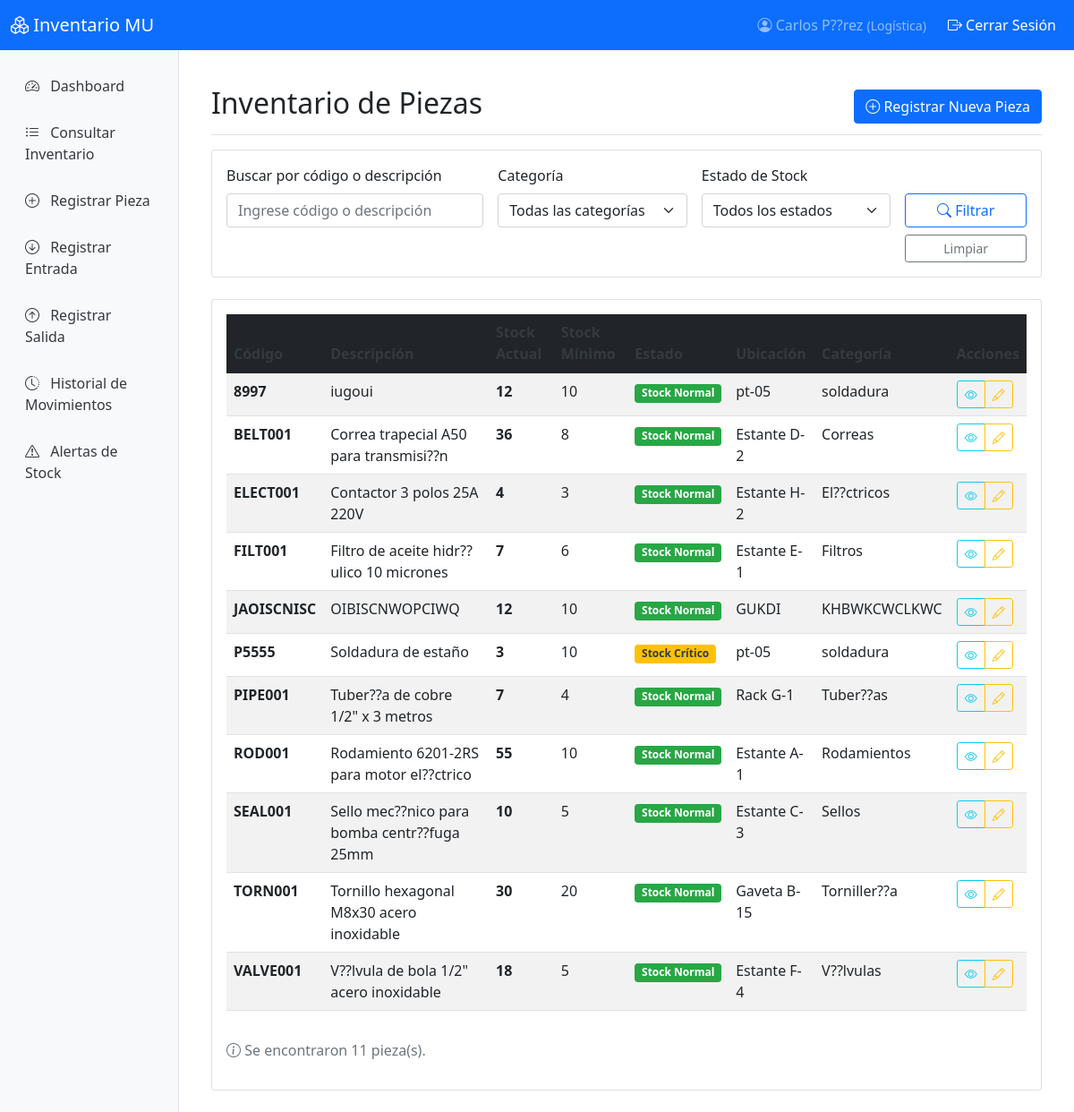
The page /inventario/ (signed in) on the database as committed earlier.
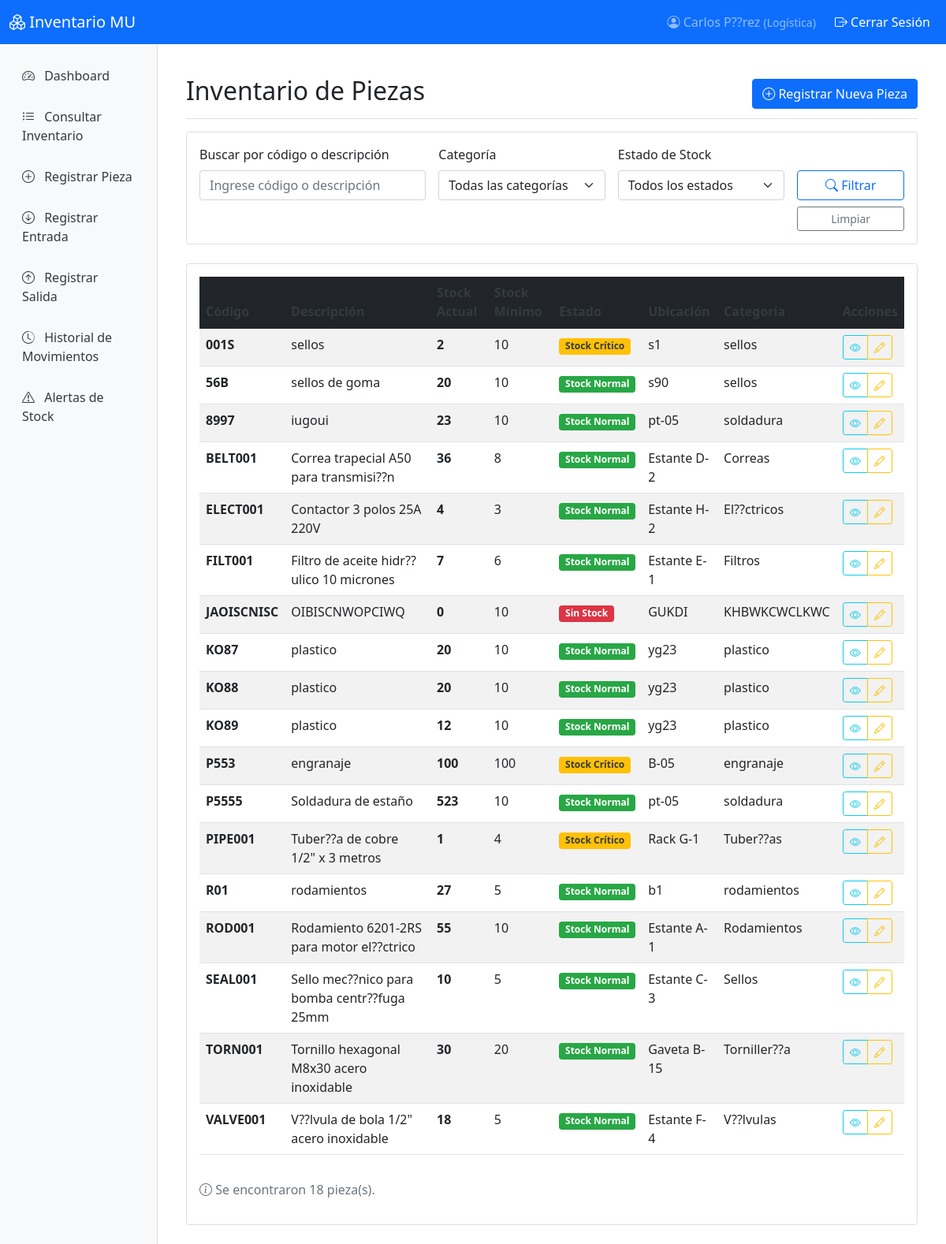
The same page on the database as committed later.
### usuarios/models.py (models this page shows, shortened)
class Usuario(AbstractUser):
    PERFILES_CHOICES = [
        ('administrador', 'Administrador'),
        ('logistica', 'Logística'),
        ('inventario', 'Inventario'),
        ('auditor', 'Auditor'),
        ('comprador', 'Comprador'),
        ('produccion', 'Jefe de Producción'),
    ]
    perfil = models.CharField(
        max_length=20,
        choices=PERFILES_CHOICES,
        default='inventario',
        verbose_name='Perfil de acceso'
    )
    class Meta:
        verbose_name = 'Usuario'
        verbose_name_plural = 'Usuarios'

### inventario/models.py (models this page shows, shortened)
class Pieza(models.Model):
    codigo = models.CharField(
        max_length=50,
        unique=True,
        verbose_name='Código de pieza'
    )
    descripcion = models.TextField(verbose_name='Descripción')
    stock_actual = models.PositiveIntegerField(
        default=0,
        verbose_name='Stock actual'
    )
    stock_minimo = models.PositiveIntegerField(
        default=10,
        verbose_name='Stock mínimo'
    )
    ubicacion = models.CharField(
        max_length=100,
        verbose_name='Ubicación en bodega'
    )
    categoria = models.CharField(
        max_length=50,
        blank=True,
        verbose_name='Categoría'
    )
    fecha_creacion = models.DateTimeField(
        auto_now_add=True,
        verbose_name='Fecha de creación'
    )
    fecha_actualizacion = models.DateTimeField(
        auto_now=True,
        verbose_name='Última actualización'
    )
    ultima_modificacion_por = models.ForeignKey(
        User,
        null=True,
        blank=True,
        on_delete=models.SET_NULL,
        verbose_name='Última modificación por'
    )
    fecha_ultima_modificacion = models.DateTimeField(
        null=True,
        blank=True,
        verbose_name='Fecha de última modificación'
    )
    class Meta:
        verbose_name = 'Pieza'
        verbose_name_plural = 'Piezas'
        ordering = ['codigo']
    @property
    def stock_critico(self):
        return self.stock_actual <= self.stock_minimo

### inventario/views.py (the view)
# urls.py: path('', views.lista_piezas, name='lista_piezas'),
@login_required
def lista_piezas(request):
    piezas = Pieza.objects.all()
    busqueda = request.GET.get('busqueda', '')
    categoria = request.GET.get('categoria', '')
    estado_stock = request.GET.get('estado_stock', '')
    if busqueda:
        piezas = piezas.filter(
            Q(codigo__icontains=busqueda) |
            Q(descripcion__icontains=busqueda)
        )
    if categoria:
        piezas = piezas.filter(categoria__icontains=categoria)
    if estado_stock == 'critico':
        piezas = piezas.filter(stock_actual__lte=F('stock_minimo'))
    elif estado_stock == 'sin_stock':
        piezas = piezas.filter(stock_actual=0)
    elif estado_stock == 'normal':
        piezas = piezas.filter(stock_actual__gt=F('stock_minimo'))
    categorias = Pieza.objects.values_list('categoria', flat=True).distinct()
    piezas = piezas.order_by('codigo')
    context = {
        'piezas': piezas,
        'categorias': categorias,
        'busqueda': busqueda,
        'categoria_filtro': categoria,
        'estado_stock_filtro': estado_stock,
    }
    return render(request, 'inventario/lista.html', context)

### templates/inventario/lista.html (shortened to what this page needs)
{% extends 'base.html' %}
{% load crispy_forms_tags %}
{% block content %}
<div class="d-flex justify-content-between flex-wrap flex-md-nowrap align-items-center pt-3 pb-2 mb-3 border-bottom">
    <h1 class="h2">Inventario de Piezas</h1>
    {% if user.perfil in 'administrador,inventario,logistica' %}
        <a href="{% url 'crear_pieza' %}" class="btn btn-primary">
            <i class="bi bi-plus-circle"></i> Registrar Nueva Pieza
        </a>
    {% endif %}
</div>
<div class="card mb-4">
    <div class="card-body">
        <form method="get" class="row g-3">
            <div class="col-md-4">
                <label class="form-label">Buscar por código o descripción</label>
                <input type="text" class="form-control" name="busqueda" value="{{ busqueda }}"
                       placeholder="Ingrese código o descripción">
            </div>
            <div class="col-md-3">
                <label class="form-label">Categoría</label>
                <select class="form-select" name="categoria">
                    <option value="">Todas las categorías</option>
                </select>
            </div>
            <div class="col-md-3">
                <label class="form-label">Estado de Stock</label>
                <select class="form-select" name="estado_stock">
                    <option value="">Todos los estados</option>
                </select>
            </div>
            <div class="col-md-2">
                <label class="form-label">&nbsp;</label>
                <div class="d-grid gap-2">
                    <button type="submit" class="btn btn-outline-primary">
                        <i class="bi bi-search"></i> Filtrar
                    </button>
                    <a href="{% url 'lista_piezas' %}" class="btn btn-outline-secondary btn-sm">Limpiar</a>
                </div>
            </div>
        </form>
    </div>
</div>
<div class="card">
    <div class="card-body">
        {% if piezas %}
            <div class="table-responsive">
                <table class="table table-striped table-hover">
                    <thead class="table-dark">
                        <tr>
                            <th>Código</th>
                            <th>Descripción</th>
                            <th>Stock Actual</th>
                            <th>Stock Mínimo</th>
                            <th>Estado</th>
                            <th>Ubicación</th>
                            <th>Categoría</th>
                            <th>Acciones</th>
                        </tr>
                    </thead>
                    <tbody>
                        {% for pieza in piezas %}
                            <tr>
                                <td>
                                    <strong>{{ pieza.codigo }}</strong>
                                </td>
                                <td>{{ pieza.descripcion|truncatechars:50 }}</td>
                                <td>
                                    <span class="fw-bold">{{ pieza.stock_actual }}</span>
                                </td>
                                <td>{{ pieza.stock_minimo }}</td>
                                <td>
                                    {% if pieza.stock_actual == 0 %}
                                        <span class="badge badge-sin-stock">Sin Stock</span>
                                    {% elif pieza.stock_critico %}
                                        <span class="badge badge-stock-critico">Stock Crítico</span>
                                    {% else %}
                                        <span class="badge badge-stock-normal">Stock Normal</span>
                                    {% endif %}
                                </td>
                                <td>{{ pieza.ubicacion }}</td>
                                <td>{{ pieza.categoria|default:"-" }}</td>
                                <td>
                                    <div class="btn-group btn-group-sm" role="group">
                                        <a href="{% url 'detalle_pieza' pieza.id %}"
                                           class="btn btn-outline-info" title="Ver detalle">
                                            <i class="bi bi-eye"></i>
                                        </a>
                                        {% if user.perfil in 'administrador,inventario,logistica' %}
                                            <a href="{% url 'editar_pieza' pieza.id %}"
                                               class="btn btn-outline-warning" title="Editar">
                                                <i class="bi bi-pencil"></i>
                                            </a>
                                        {% endif %}
                                    </div>
                                </td>
                            </tr>
                        {% endfor %}
                    </tbody>
                </table>
            </div>
            <div class="mt-3">
                <p class="text-muted">
                    <i class="bi bi-info-circle"></i>
                    Se encontraron {{ piezas|length }} pieza(s).
                </p>
            </div>
        {% endif %}
    </div>
</div>
{% endblock %}

### templates/base.html (shortened to what this page needs)
{% load static %}
<!DOCTYPE html>
<html lang="es">
<head>
    <link href="https://cdn.jsdelivr.net/npm/bootstrap@5.1.3/dist/css/bootstrap.min.css" rel="stylesheet">
    <link href="https://cdn.jsdelivr.net/npm/bootstrap-icons@1.7.2/font/bootstrap-icons.css" rel="stylesheet">
    <link href="{% static 'css/inventario.css' %}" rel="stylesheet">
</head>
<body>
    <nav class="navbar navbar-expand-lg navbar-dark bg-primary">
        <div class="container-fluid">
            <a class="navbar-brand" href="{% url 'dashboard' %}">
                <i class="bi bi-boxes"></i> Inventario MU
            </a>
            <div class="navbar-nav ms-auto">
                {% if user.is_authenticated %}
                    <span class="navbar-text me-3">
                        <i class="bi bi-person-circle"></i>
                        {{ user.get_full_name|default:user.username }}
                        <small>({{ user.get_perfil_display }})</small>
                    </span>
                    <form method="post" action="{% url 'logout' %}" class="d-inline">
                        <button type="submit" class="nav-link btn btn-link text-white border-0">
                            <i class="bi bi-box-arrow-right"></i> Cerrar Sesión
                        </button>
                    </form>
                {% endif %}
            </div>
        </div>
    </nav>
    <div class="container-fluid">
        <div class="row">
            {% if user.is_authenticated %}
            <div class="col-md-3 col-lg-2 sidebar">
                <ul class="nav flex-column">
                    <li class="nav-item">
                        <a class="nav-link" href="{% url 'dashboard' %}">
                            <i class="bi bi-speedometer2"></i> Dashboard
                        </a>
                    </li>
                    <li class="nav-item">
                        <a class="nav-link" href="{% url 'lista_piezas' %}">
                            <i class="bi bi-list-ul"></i> Consultar Inventario
                        </a>
                    </li>
                    {% if user.perfil in 'administrador,inventario,logistica' %}
                    <li class="nav-item">
                        <a class="nav-link" href="{% url 'crear_pieza' %}">
                            <i class="bi bi-plus-circle"></i> Registrar Pieza
                        </a>
                    </li>
                    {% endif %}
                    {% if user.perfil in 'administrador,logistica' %}
                    <li class="nav-item">
                        <a class="nav-link" href="{% url 'registrar_entrada' %}">
                            <i class="bi bi-arrow-down-circle"></i> Registrar Entrada
                        </a>
                    </li>
                    <li class="nav-item">
                        <a class="nav-link" href="{% url 'registrar_salida' %}">
                            <i class="bi bi-arrow-up-circle"></i> Registrar Salida
                        </a>
                    </li>
                    {% endif %}
                    <li class="nav-item">
                        <a class="nav-link" href="{% url 'historial_movimientos' %}">
                            <i class="bi bi-clock-history"></i> Historial de Movimientos
                        </a>
                    </li>
                    <li class="nav-item">
                        <a class="nav-link" href="{% url 'alertas_stock' %}">
                            <i class="bi bi-exclamation-triangle"></i> Alertas de Stock
                        </a>
                    </li>
                </ul>
            </div>
            <div class="col-md-9 col-lg-10 main-content">
                {% endif %}
                <div class="container-fluid py-4">
                    {% block content %}{% endblock %}
                </div>
                {% if user.is_authenticated %}
            </div>
        </div>
    </div>
    {% endif %}
</body>
</html>

### static/css/inventario.css (style rules this page uses)
:root { --color-primary: #0d6efd; --color-success: #28a745; --color-warning: #ffc107; --color-danger: #dc3545; --color-info: #17a2b8; --color-light: #f8f9fa; --color-dark: #343a40; --stock-normal: #28a745; --stock-critico: #ffc107; --stock-agotado: #dc3545; --sidebar-bg: #f8f9fa; --sidebar-border: #dee2e6; }
.sidebar { min-height: 100vh; background-color: var(--sidebar-bg); border-right: 1px solid var(--sidebar-border); padding-top: 1rem; box-shadow: 2px 0 4px rgba(0,0,0,0.1); }
.main-content { min-height: 100vh; background-color: #fff; }
.sidebar .nav-link { color: var(--color-dark); padding: 0.75rem 1rem; margin-bottom: 0.25rem; border-radius: 0.375rem; transition: all 0.2s ease; }
.sidebar .nav-link i { margin-right: 0.5rem; width: 16px; }
.badge-stock-normal { background-color: var(--stock-normal) !important; color: white; }
.badge-stock-critico { background-color: var(--stock-critico) !important; color: var(--color-dark); }
.badge-sin-stock { background-color: var(--stock-agotado) !important; color: white; }
.table th { border-top: none; font-weight: 600; color: var(--color-dark); }
.btn-group .btn { transition: all 0.2s ease; }

Rows that differ between the two databases and show on the page:
added Pieza: codigo "001S", descripcion "sellos", stock_actual "2", stock_minimo "10", shows "Stock Crítico", ubicacion "s1", categoria "sellos"
added Pieza: codigo "56B", descripcion "sellos de goma", stock_actual "20", stock_minimo "10", shows "Stock Normal", ubicacion "s90", categoria "sellos"
changed Pieza "iugoui": stock_actual "12" → "23"
changed Pieza "JAOISCNISC": stock_actual "12" → "0"; stock_actual "Stock Normal" → "Sin Stock"
added Pieza: codigo "KO87", descripcion "plastico", stock_actual "20", stock_minimo "10", shows "Stock Normal", ubicacion "yg23", categoria "plastico"
added Pieza: codigo "KO88", descripcion "plastico", stock_actual "20", stock_minimo "10", shows "Stock Normal", ubicacion "yg23", categoria "plastico"
added Pieza: codigo "KO89", descripcion "plastico", stock_actual "12", stock_minimo "10", shows "Stock Normal", ubicacion "yg23", categoria "plastico"
added Pieza: codigo "P553", descripcion "engranaje", stock_actual "100", stock_minimo "100", shows "Stock Crítico", ubicacion "B-05", categoria "engranaje"
changed Pieza "Soldadura de estaño": stock_actual "3" → "523"; stock_actual "Stock Crítico" → "Stock Normal"
changed Pieza "PIPE001": stock_actual "7" → "1"; stock_actual "Stock Normal" → "Stock Crítico"
added Pieza: codigo "R01", descripcion "rodamientos", stock_actual "27", stock_minimo "5", shows "Stock Normal", ubicacion "b1", categoria "rodamientos"
Other text that changed with them:
{{ piezas|length }}: "11" → "18"
